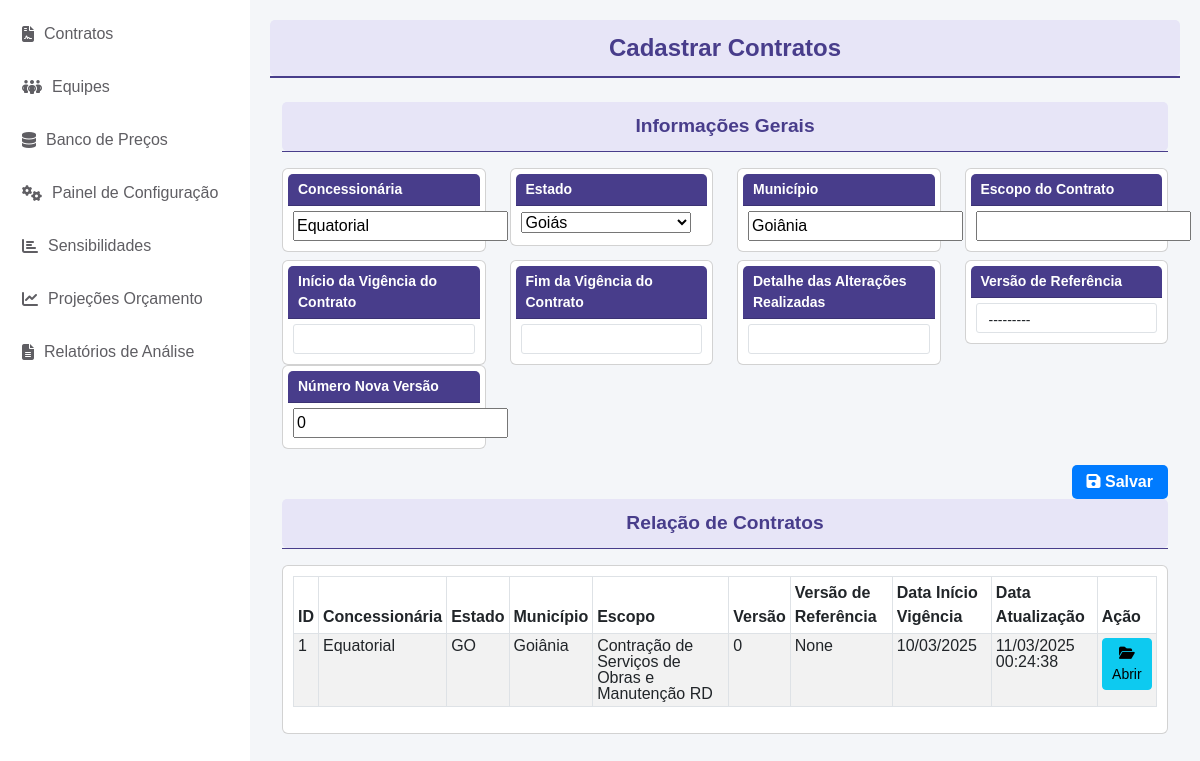
The app's page /cad_contrato/cadastro-contrato/new/ with its own data.
### cad_contrato/models.py (models this page shows)
class ContractConfiguration(models.Model):
    ESTADOS_CHOICES = [
        ('AC', 'Acre'),
        ('AL', 'Alagoas'),
        ('AP', 'Amapá'),
        ('AM', 'Amazonas'),
        ('BA', 'Bahia'),
        ('CE', 'Ceará'),
        ('DF', 'Distrito Federal'),
        ('ES', 'Espírito Santo'),
        ('GO', 'Goiás'),
        ('MA', 'Maranhão'),
        ('MT', 'Mato Grosso'),
        ('MS', 'Mato Grosso do Sul'),
        ('MG', 'Minas Gerais'),
        ('PA', 'Pará'),
        ('PB', 'Paraíba'),
        ('PR', 'Paraná'),
        ('PE', 'Pernambuco'),
        ('PI', 'Piauí'),
        ('RJ', 'Rio de Janeiro'),
        ('RN', 'Rio Grande do Norte'),
        ('RS', 'Rio Grande do Sul'),
        ('RO', 'Rondônia'),
        ('RR', 'Roraima'),
        ('SC', 'Santa Catarina'),
        ('SP', 'São Paulo'),
        ('SE', 'Sergipe'),
        ('TO', 'Tocantins'),
    ]
    contrato = models.AutoField(primary_key=True)
    concessionaria = models.CharField(max_length=100, default='Equatorial')
    estado = models.CharField(max_length=2, choices=ESTADOS_CHOICES, default='GO')
    municipio = models.CharField(max_length=100, default='Goiânia')
    escopo_contrato = models.CharField(max_length=255)
    inicio_vigencia_contrato = models.DateField(default='2025-01-01')
    fim_vigencia_contrato = models.DateField(default='2029-01-01')
    versao_base = models.ForeignKey('self', null=True, blank=True, on_delete=models.PROTECT, related_name='versoes')
    numero_versao = models.IntegerField(default=0)
    descricao_alteracao = models.TextField(blank=True)
    created_at = models.DateTimeField(auto_now_add=True)
    updated_at = models.DateTimeField(auto_now=True)
    class Meta:
        ordering = ['-created_at']
    def __str__(self):
        return f"Contrato {self.contrato} - {self.escopo_contrato}"

### cad_contrato/views.py (the view)
# urls.py: path('cadastro-contrato/new/', ContractCreateView.as_view(), name='cadastro_contrato'),
class ContractCreateView(CreateView):
    model = ContractConfiguration
    form_class = ContractConfigurationForm
    template_name = 'cadastro_contrato.html'
    success_url = reverse_lazy('cadastro_contrato')
    def get_context_data(self, **kwargs):
        context = super().get_context_data(**kwargs)
        context['contracts'] = ContractConfiguration.objects.all()
        return context

### cad_contrato/forms.py
class ContractConfigurationForm(forms.ModelForm):
    inicio_vigencia_contrato = forms.DateField(
        widget=forms.TextInput(attrs={'class': 'form-control datepicker', 'autocomplete': 'off'})
    )
    fim_vigencia_contrato = forms.DateField(
        widget=forms.TextInput(attrs={'class': 'form-control datepicker', 'autocomplete': 'off'})
    )
    class Meta:
        model = ContractConfiguration
        fields = '__all__'

### cad_contrato/templatetags/form_tags.py (called while the page is built)
@register.filter(name='add_class')
def add_class(value, arg):
    return value.as_widget(attrs={'class': arg})

### cad_contrato/templates/cadastro_contrato.html (shortened to what this page needs)
{% extends 'base.html' %}
{% block content %}
{% load form_tags %}
<!DOCTYPE html>
<html lang="pt-br">
<head>
    <div class="header">Cadastrar Contratos</div>
    <p class="text-center mt-0 font-weight-bold" style="font-size: 0.8rem; border-bottom: 2px solid #483D8B;"> </p>
    <link href="https://cdn.jsdelivr.net/npm/bootstrap@5.3.0/dist/css/bootstrap.min.css" rel="stylesheet">
    <link rel="stylesheet" href="https://cdnjs.cloudflare.com/ajax/libs/font-awesome/6.4.2/css/all.min.css">
</head>
<body>
    <div class="container mt-4">
        <div class="small-header"> Informações Gerais </div>
        <p class="text-center mt-0 font-weight-bold" style="font-size: 0.8rem; border-bottom: 1px solid #483D8B;"> </p>
        <form method="post">
            <div class="row mt-2">
                <div class="col-md-3">
                    <div class="card">
                        <div class="card-header">Concessionária</div>
                        <div class="card-body">{{ form.concessionaria }}</div>
                    </div>
                </div>
                <div class="col-md-3">
                    <div class="card">
                        <div class="card-header">Estado</div>
                        <div class="card-body">{{ form.estado }}</div>
                    </div>
                </div>
                <div class="col-md-3">
                    <div class="card">
                        <div class="card-header">Município</div>
                        <div class="card-body" autocomplete="off">{{ form.municipio }}</div>
                    </div>
                </div>
                <div class="col-md-3">
                    <div class="card">
                        <div class="card-header">Escopo do Contrato</div>
                        <div class="card-body">
                            {{ form.escopo_contrato }}
                        </div>
                    </div>
                </div>
            </div>
            <div class="row mt-2">
                <div class="col-md-3">
                    <div class="card">
                        <div class="card-header">Início da Vigência do Contrato</div>
                        <div class="card-body">
                            <input type="text" id="inicio_vigencia_contrato" name="inicio_vigencia_contrato" class="form-control datepicker">
                        </div>
                    </div>
                </div>
                <div class="col-md-3">
                    <div class="card">
                        <div class="card-header">Fim da Vigência do Contrato</div>
                        <div class="card-body">
                            <input type="text" id="fim_vigencia_contrato" name="fim_vigencia_contrato" class="form-control datepicker">
                        </div>
                    </div>
                </div>
                <div class="col-md-3">
                    <div class="card">
                      <div class="card-header">Detalhe das Alterações Realizadas</div>
                      <div class="card-body"><input type="text" name="descricao_alteracao" class="form-control" autocomplete="off"></div>
                    </div>
                </div>
                <div class="col-md-3">
                    <div class="card">
                        <div class="card-header">Versão de Referência</div>
                        <div class="card-body">{{ form.versao_base|add_class:"form-control" }}</div>
                    </div>
                </div>
                <div class="col-md-3">
                    <div class="card">
                        <div class="card-header">Número Nova Versão</div>
                        <div class="card-body">{{ form.numero_versao }}</div>
                    </div>
                </div>
            </div>
            <div class="row mt-3">
                <div class="col-md-12">
                    <button type="submit" class="btn btn-save"><i class="fas fa-save"></i> Salvar</button>
                </div>
            </div>
            <div class="small-header"> Relação de Contratos </div>
            <p class="text-center mt-0 font-weight-bold" style="font-size: 0.8rem; border-bottom: 1px solid #483D8B;"> </p>
            <div class="row mt-2">
                <div class="col-md-12">
                    <div class="card">
                        <div class="card-body">
                            <table class="table table-bordered table-striped">
                                <thead>
                                    <tr>
                                        <th>ID</th>
                                        <th>Concessionária</th>
                                        <th>Estado</th>
                                        <th>Município</th>
                                        <th>Escopo</th>
                                        <th>Versão</th>
                                        <th>Versão de Referência</th>
                                        <th>Data Início Vigência</th>
                                        <th>Data Atualização</th>
                                        <th>Ação</th>
                                    </tr>
                                </thead>
                                <tbody>
                                    {% for contract in contracts %}
                                        <tr>
                                            <td>{{ contract.contrato }}</td>
                                            <td>{{ contract.concessionaria }}</td>
                                            <td>{{ contract.estado }}</td>
                                            <td>{{ contract.municipio }}</td>
                                            <td>{{ contract.escopo_contrato }}</td>
                                            <td>{{ contract.numero_versao }}</td>
                                            <td>{{ contract.versao_base }}</td>
                                            <td>{{ contract.inicio_vigencia_contrato|date:"d/m/Y" }}</td>
                                            <td>{{ contract.updated_at|date:"d/m/Y H:i:s" }}</td>
                                            <td>
                                                <a href="{% url 'composicao_equipe' contract.contrato %}" class="btn btn-info btn-sm"><i class="fas fa-folder-open"></i> Abrir</a>
                                            </td>
                                        </tr>
                                    {% endfor %}
                                </tbody>
                            </table>
                        </div>
                    </div>
                </div>
            </div>
        </form>
    </div>
</body>
</html>
{% endblock %}

### app/templates/base.html (style rules this page uses)
body { background-color: #f4f6f9; font-family: Arial, sans-serif; }

### cad_contrato/templates/cadastro_contrato.html (style rules this page uses)
.datepicker { font-size: 1rem; }
body { background-color: #f4f6f9; font-family: Arial, sans-serif; }
.container { max-width: 1400px; margin: auto; }
.header { background-color:rgb(231, 229, 247); color: #483D8B; text-align: center; padding: 10px; font-size: 1.5rem; font-weight: bold; border-radius: 5px; }
.small-header { background-color:rgb(231, 229, 247); color: #483D8B; text-align: center; padding: 10px; font-size: 1.2rem; font-weight: bold; border-radius: 5px; }
.card { padding: 5px; }
.card-header { background-color: #483D8B; color: white; font-weight: bold; font-size: 14px; padding: 5px 10px; }
.card-body { padding: 5px; }
.form-control { height: 30px; font-size: 14px; border-radius: 3px; }
.btn-save { padding: 5px 15px; font-size: 1rem; font-weight: bold; background-color: #007bff; color: #ffffff; border: none; border-radius: 5px; float: right; }
input[name="escopo_contrato"], input[name="cidade"] { autocomplete: off; }
.table tbody tr { line-height: 1; }
.table td, .table th { padding: 0.25rem; }

### records on screen
ContractConfiguration: contrato "1", concessionaria "Equatorial", estado "GO", municipio "Goiânia", escopo_contrato "Contração de Serviços de Obras e Manutenção RD", numero_versao "0", versao_base "None", inicio_vigencia_contrato "10/03/2025", updated_at "11/03/2025 00:24:38"
